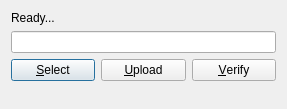
<?xml version="1.0" encoding="UTF-8"?>
<ui version="4.0">
 <class>CFirmware</class>
 <widget class="QDialog" name="CFirmware">
  <property name="windowModality">
   <enum>Qt::NonModal</enum>
  </property>
  <property name="geometry">
   <rect>
    <x>0</x>
    <y>0</y>
    <width>287</width>
    <height>109</height>
   </rect>
  </property>
  <property name="windowTitle">
   <string>Firmware Tools</string>
  </property>
  <property name="windowIcon">
   <iconset resource="qthid.qrc">
    <normaloff>:/qthid/images/fw.png</normaloff>:/qthid/images/fw.png</iconset>
  </property>
  <property name="modal">
   <bool>true</bool>
  </property>
  <layout class="QVBoxLayout" name="verticalLayout_3">
   <item>
    <widget class="QLabel" name="statusLabel">
     <property name="text">
      <string>Ready...</string>
     </property>
    </widget>
   </item>
   <item>
    <widget class="QStackedWidget" name="stackedWidget">
     <property name="currentIndex">
      <number>0</number>
     </property>
     <widget class="QWidget" name="page_1">
      <layout class="QVBoxLayout" name="verticalLayout">
       <property name="spacing">
        <number>0</number>
       </property>
       <property name="margin">
        <number>0</number>
       </property>
       <item>
        <widget class="QLineEdit" name="lineEdit">
         <property name="toolTip">
          <string>Currently selected firmware.</string>
         </property>
        </widget>
       </item>
      </layout>
     </widget>
     <widget class="QWidget" name="page_2">
      <layout class="QVBoxLayout" name="verticalLayout_2">
       <property name="spacing">
        <number>0</number>
       </property>
       <property name="margin">
        <number>0</number>
       </property>
       <item>
        <widget class="QProgressBar" name="progressBar">
         <property name="value">
          <number>0</number>
         </property>
        </widget>
       </item>
      </layout>
     </widget>
    </widget>
   </item>
   <item>
    <layout class="QHBoxLayout" name="horizontalLayout">
     <property name="sizeConstraint">
      <enum>QLayout::SetDefaultConstraint</enum>
     </property>
     <item>
      <widget class="QPushButton" name="selectButton">
       <property name="toolTip">
        <string>Select a firmware file on disk</string>
       </property>
       <property name="text">
        <string>&amp;Select</string>
       </property>
      </widget>
     </item>
     <item>
      <widget class="QPushButton" name="uploadButton">
       <property name="toolTip">
        <string>Upload the selected firmware to the FCD</string>
       </property>
       <property name="text">
        <string>&amp;Upload</string>
       </property>
      </widget>
     </item>
     <item>
      <widget class="QPushButton" name="verifyButton">
       <property name="toolTip">
        <string>Compare the selected firmware with the firmware in the FCD</string>
       </property>
       <property name="text">
        <string>&amp;Verify</string>
       </property>
      </widget>
     </item>
    </layout>
   </item>
   <item>
    <spacer name="verticalSpacer">
     <property name="orientation">
      <enum>Qt::Vertical</enum>
     </property>
     <property name="sizeHint" stdset="0">
      <size>
       <width>20</width>
       <height>40</height>
      </size>
     </property>
    </spacer>
   </item>
  </layout>
 </widget>
 <resources>
  <include location="qthid.qrc"/>
 </resources>
 <connections/>
</ui>
